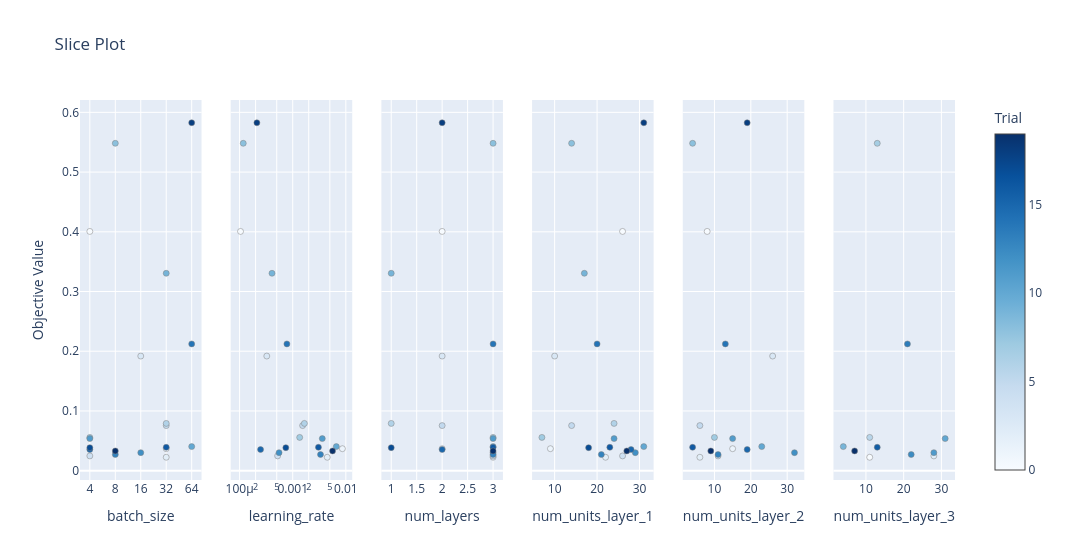

The cell this chart's notebook holds for it:
### Code cell
# visualizing Optuna results
optuna.visualization.plot_slice(study)

### Figure 1 — Plotly figure (JSON) as saved in the notebook; plotly's stock layout.template omitted (floating-point values rounded to 4 significant figures)
{"data": [{"marker": {"color": [0, 1, 2, 3, 4, 5, 6, 7, 8, 9, 10, 11, 12, 13, 14, 15, 16, 17, 18, 19], "colorbar": {"title": {"text": "Trial"}, "x": 1.0, "xpad": 40}, "colorscale": [[0.0, "rgb(247,251,255)"], [0.125, "rgb(222,235,247)"], [0.25, "rgb(198,219,239)"], [0.375, "rgb(158,202,225)"], [0.5, "rgb(107,174,214)"], [0.625, "rgb(66,146,198)"], [0.75, "rgb(33,113,181)"], [0.875, "rgb(8,81,156)"], [1.0, "rgb(8,48,107)"]], "line": {"color": "Grey", "width": 0.5}, "showscale": true}, "mode": "markers", "name": "Feasible Trial", "showlegend": false, "x": [4, 32, 32, 16, 4, 32, 32, 4, 8, 32, 64, 4, 16, 8, 64, 4, 32, 4, 64, 8], "y": [0.4006, 0.0368, 0.02246, 0.1919, 0.02471, 0.07547, 0.07913, 0.05568, 0.5482, 0.3305, 0.04029, 0.05369, 0.03018, 0.02702, 0.2123, 0.03538, 0.03913, 0.03851, 0.5826, 0.03303], "type": "scatter", "xaxis": "x", "yaxis": "y"}, {"marker": {"color": [0, 1, 2, 3, 4, 5, 6, 7, 8, 9, 10, 11, 12, 13, 14, 15, 16, 17, 18, 19], "colorbar": {"title": {"text": "Trial"}, "x": 1.0, "xpad": 40}, "colorscale": [[0.0, "rgb(247,251,255)"], [0.125, "rgb(222,235,247)"], [0.25, "rgb(198,219,239)"], [0.375, "rgb(158,202,225)"], [0.5, "rgb(107,174,214)"], [0.625, "rgb(66,146,198)"], [0.75, "rgb(33,113,181)"], [0.875, "rgb(8,81,156)"], [1.0, "rgb(8,48,107)"]], "line": {"color": "Grey", "width": 0.5}, "showscale": false}, "mode": "markers", "name": "Feasible Trial", "showlegend": false, "x": [0.000104, 0.008617, 0.004467, 0.000325, 0.0005195, 0.001537, 0.001658, 0.001352, 0.0001171, 0.000407, 0.006624, 0.003604, 0.0005527, 0.003333, 0.0007772, 0.000248, 0.003049, 0.0007418, 0.0002116, 0.005621], "y": [0.4006, 0.0368, 0.02246, 0.1919, 0.02471, 0.07547, 0.07913, 0.05568, 0.5482, 0.3305, 0.04029, 0.05369, 0.03018, 0.02702, 0.2123, 0.03538, 0.03913, 0.03851, 0.5826, 0.03303], "type": "scatter", "xaxis": "x2", "yaxis": "y2"}, {"marker": {"color": [0, 1, 2, 3, 4, 5, 6, 7, 8, 9, 10, 11, 12, 13, 14, 15, 16, 17, 18, 19], "colorbar": {"title": {"text": "Trial"}, "x": 1.0, "xpad": 40}, "colorscale": [[0.0, "rgb(247,251,255)"], [0.125, "rgb(222,235,247)"], [0.25, "rgb(198,219,239)"], [0.375, "rgb(158,202,225)"], [0.5, "rgb(107,174,214)"], [0.625, "rgb(66,146,198)"], [0.75, "rgb(33,113,181)"], [0.875, "rgb(8,81,156)"], [1.0, "rgb(8,48,107)"]], "line": {"color": "Grey", "width": 0.5}, "showscale": false}, "mode": "markers", "name": "Feasible Trial", "showlegend": false, "x": [2, 2, 3, 2, 3, 2, 1, 3, 3, 1, 3, 3, 3, 3, 3, 2, 3, 1, 2, 3], "y": [0.4006, 0.0368, 0.02246, 0.1919, 0.02471, 0.07547, 0.07913, 0.05568, 0.5482, 0.3305, 0.04029, 0.05369, 0.03018, 0.02702, 0.2123, 0.03538, 0.03913, 0.03851, 0.5826, 0.03303], "type": "scatter", "xaxis": "x3", "yaxis": "y3"}, {"marker": {"color": [0, 1, 2, 3, 4, 5, 6, 7, 8, 9, 10, 11, 12, 13, 14, 15, 16, 17, 18, 19], "colorbar": {"title": {"text": "Trial"}, "x": 1.0, "xpad": 40}, "colorscale": [[0.0, "rgb(247,251,255)"], [0.125, "rgb(222,235,247)"], [0.25, "rgb(198,219,239)"], [0.375, "rgb(158,202,225)"], [0.5, "rgb(107,174,214)"], [0.625, "rgb(66,146,198)"], [0.75, "rgb(33,113,181)"], [0.875, "rgb(8,81,156)"], [1.0, "rgb(8,48,107)"]], "line": {"color": "Grey", "width": 0.5}, "showscale": false}, "mode": "markers", "name": "Feasible Trial", "showlegend": false, "x": [26, 9, 22, 10, 26, 14, 24, 7, 14, 17, 31, 24, 29, 21, 20, 28, 23, 18, 31, 27], "y": [0.4006, 0.0368, 0.02246, 0.1919, 0.02471, 0.07547, 0.07913, 0.05568, 0.5482, 0.3305, 0.04029, 0.05369, 0.03018, 0.02702, 0.2123, 0.03538, 0.03913, 0.03851, 0.5826, 0.03303], "type": "scatter", "xaxis": "x4", "yaxis": "y4"}, {"marker": {"color": [0, 1, 2, 3, 4, 5, 7, 8, 10, 11, 12, 13, 14, 15, 16, 18, 19], "colorbar": {"title": {"text": "Trial"}, "x": 1.0, "xpad": 40}, "colorscale": [[0.0, "rgb(247,251,255)"], [0.125, "rgb(222,235,247)"], [0.25, "rgb(198,219,239)"], [0.375, "rgb(158,202,225)"], [0.5, "rgb(107,174,214)"], [0.625, "rgb(66,146,198)"], [0.75, "rgb(33,113,181)"], [0.875, "rgb(8,81,156)"], [1.0, "rgb(8,48,107)"]], "line": {"color": "Grey", "width": 0.5}, "showscale": false}, "mode": "markers", "name": "Feasible Trial", "showlegend": false, "x": [8, 15, 6, 26, 11, 6, 10, 4, 23, 15, 32, 11, 13, 19, 4, 19, 9], "y": [0.4006, 0.0368, 0.02246, 0.1919, 0.02471, 0.07547, 0.05568, 0.5482, 0.04029, 0.05369, 0.03018, 0.02702, 0.2123, 0.03538, 0.03913, 0.5826, 0.03303], "type": "scatter", "xaxis": "x5", "yaxis": "y5"}, {"marker": {"color": [2, 4, 7, 8, 10, 11, 12, 13, 14, 16, 19], "colorbar": {"title": {"text": "Trial"}, "x": 1.0, "xpad": 40}, "colorscale": [[0.0, "rgb(247,251,255)"], [0.125, "rgb(222,235,247)"], [0.25, "rgb(198,219,239)"], [0.375, "rgb(158,202,225)"], [0.5, "rgb(107,174,214)"], [0.625, "rgb(66,146,198)"], [0.75, "rgb(33,113,181)"], [0.875, "rgb(8,81,156)"], [1.0, "rgb(8,48,107)"]], "line": {"color": "Grey", "width": 0.5}, "showscale": false}, "mode": "markers", "name": "Feasible Trial", "showlegend": false, "x": [11, 28, 11, 13, 4, 31, 28, 22, 21, 13, 7], "y": [0.02246, 0.02471, 0.05568, 0.5482, 0.04029, 0.05369, 0.03018, 0.02702, 0.2123, 0.03913, 0.03303], "type": "scatter", "xaxis": "x6", "yaxis": "y6"}], "layout": {"xaxis": {"anchor": "y", "domain": [0.0, 0.1389], "title": {"text": "batch_size"}, "type": "category", "categoryorder": "array", "categoryarray": [4, 8, 16, 32, 64]}, "yaxis": {"anchor": "x", "domain": [0.0, 1.0], "title": {"text": "Objective Value"}}, "xaxis2": {"anchor": "y2", "domain": [0.1722, 0.3111], "title": {"text": "learning_rate"}, "type": "log"}, "yaxis2": {"anchor": "x2", "domain": [0.0, 1.0], "matches": "y", "showticklabels": false}, "xaxis3": {"anchor": "y3", "domain": [0.3444, 0.4833], "title": {"text": "num_layers"}}, "yaxis3": {"anchor": "x3", "domain": [0.0, 1.0], "matches": "y", "showticklabels": false}, "xaxis4": {"anchor": "y4", "domain": [0.5167, 0.6556], "title": {"text": "num_units_layer_1"}}, "yaxis4": {"anchor": "x4", "domain": [0.0, 1.0], "matches": "y", "showticklabels": false}, "xaxis5": {"anchor": "y5", "domain": [0.6889, 0.8278], "title": {"text": "num_units_layer_2"}}, "yaxis5": {"anchor": "x5", "domain": [0.0, 1.0], "matches": "y", "showticklabels": false}, "xaxis6": {"anchor": "y6", "domain": [0.8611, 1.0], "title": {"text": "num_units_layer_3"}}, "yaxis6": {"anchor": "x6", "domain": [0.0, 1.0], "matches": "y", "showticklabels": false}, "title": {"text": "Slice Plot"}, "width": 1800}}
